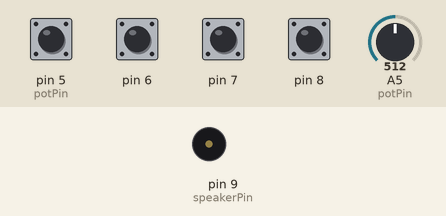
This sketch was run on a simulated Arduino Uno, built with avr-gcc and run on an emulated ATmega328P. Shown: buzzer (waves = sounding). The inputs (shaded band) are chosen by the test bench; at power-on: pin 5 (potPin), pin 6–8 HIGH, A5 (potPin) = 512. What the sketch prints to the serial monitor is not drawn.

Above: at 1.2 s.
1.3 s: pin 5 (potPin) pulled LOW for 0.15 s
At 2.1 s:
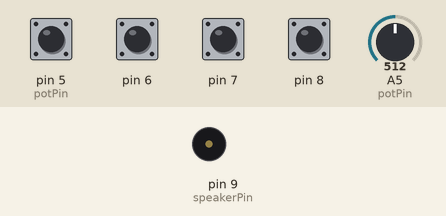
3.0 s: pin 6 pulled LOW for 0.15 s
At 4.4 s:
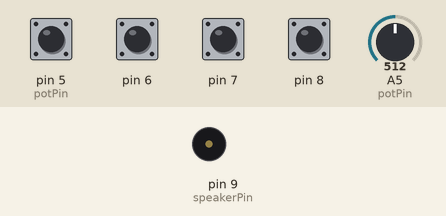
Timing chart, 0 to 6.0 s (numbered marks = the images above; inputs shaded):
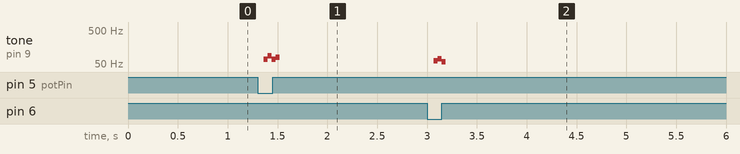

The sketch:

synth_demo_advanced.ino
```cpp
int speakerPin = 9;
int potPin = 5;

void setup() {

  // we will be using the internal pullup
  // resistor inside the Arduino chip and
  // treating the pin as input, since it's
  // a button
  pinMode(5, INPUT_PULLUP);
  pinMode(6, INPUT_PULLUP);
  pinMode(7, INPUT_PULLUP);
  pinMode(8, INPUT_PULLUP);

  // speakers are output
  pinMode(speakerPin, OUTPUT);

  // just in case
  Serial.begin(9600);

}

void loop() {

  //  Serial.println(digitalRead(7));

  // read from the potentiometer
  int potVal = analogRead(potPin);
  int mappedPot = map(potVal, 0, 1023, 1, 10);

  Serial.println(mappedPot);

  // button on pin 5 pressed
  // so oscillate with 5000 micros delay
  // and use the (i * 800) to augment that
  if (digitalRead(5) == LOW) {
    for (int i = 0; i < mappedPot; i++) {
      digitalWrite(speakerPin, HIGH);
      delayMicroseconds(5000 + (i * 800));
      digitalWrite(speakerPin, LOW);
      delayMicroseconds(5000 + (i * 800));
    }
  }

  // button on pin 6 pressed
  if (digitalRead(6) == LOW) {
    for (int i = 0; i < mappedPot; i++) {
      digitalWrite(speakerPin, HIGH);
      delayMicroseconds(6000 + (i * 800));
      digitalWrite(speakerPin, LOW);
      delayMicroseconds(6000 + (i * 800));
    }
  }

  // button on pin 7 pressed
  if (digitalRead(7) == LOW) {
    for (int i = 0; i < mappedPot; i++) {
      digitalWrite(speakerPin, HIGH);
      delayMicroseconds(7000 + (i * 800));
      digitalWrite(speakerPin, LOW);
      delayMicroseconds(7000 + (i * 800));
    }
  }

  // button on pin 8 pressed
  if (digitalRead(8) == LOW) {
    for (int i = 0; i < mappedPot; i++) {
      digitalWrite(speakerPin, HIGH);
      delayMicroseconds(8000 + (i * 800));
      digitalWrite(speakerPin, LOW);
      delayMicroseconds(8000 + (i * 800));
    }
  }
}
```

Measured:
- after the input at 1.3 s, tone on pin 9 (speakerPin): plays 68 Hz for 0.04 s, 86 Hz for 0.04 s, 69 Hz for 0.04 s, 78 Hz for 0.04 s, starting after 0.06 s
- after the input at 3.0 s, tone on pin 9 (speakerPin): silent → 62 Hz after 0.07 s, → 71 Hz 0.04 s later, → 59 Hz 0.04 s later, → silent 0.04 s later
